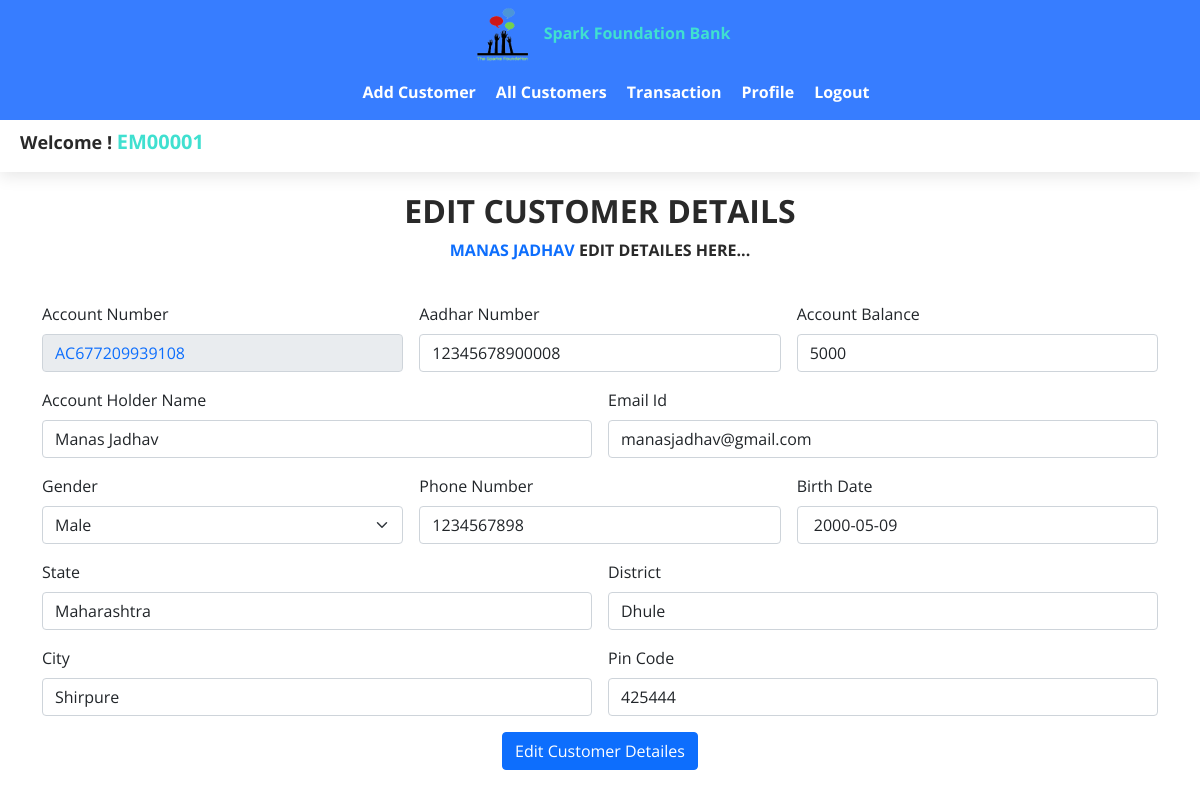
/pages/New__Customer.php?type=n&id=AC677209939108&option=edit (signed in), run on the app's committed database.
### tables this page shows
CREATE TABLE `customer` (
  `id` int(11) NOT NULL,
  `name` varchar(255) NOT NULL,
  `gender` varchar(255) NOT NULL,
  `birthday` varchar(255) NOT NULL,
  `email` varchar(255) NOT NULL,
  `phone_no` varchar(15) NOT NULL,
  `state` varchar(255) NOT NULL,
  `district` varchar(255) NOT NULL,
  `city` varchar(255) NOT NULL,
  `pin_code` varchar(15) NOT NULL,
  `account_no` varchar(50) NOT NULL,
  `aadhar_number` varchar(50) NOT NULL,
  `acount_balance` int(50) NOT NULL,
  `created_date` timestamp NOT NULL DEFAULT current_timestamp() ON UPDATE current_timestamp()
);

### pages/New__Customer.php (the view, shortened to what this page needs)
<?php
    include '../components/Navigation__Bar.php';
        $name = "";
        $gender = "";
        $birthday = "";
        $email = "";
        $phone_no = "";
        $state = "";
        $district = "";
        $city = "";
        $pin_code = "";
        $acount_balance = 200;
        $aadhar_number = "";
        $ac_number = "";
        $id = "";
        $option = "";
        $disabled = "";
        if(isset($_GET['id']) && $_GET['id'] != "" && isset($_GET['option']) && $_GET['option']!=""){
            $id = mysqli_escape_string($con,$_GET['id']);
            $option = mysqli_escape_string($con,$_GET['option']);
        }
            if($option == 'view'){
                $disabled = "disabled";
            }else{
                $disabled = "";
            }
            if($option == 'view' || $option == 'edit'){
                $res = mysqli_fetch_assoc(mysqli_query($con,"SELECT * FROM customer WHERE account_no = '$id'"));
                $name = $res["name"];
                $gender = $res["gender"];
                $birthday = $res["birthday"];
                $email = $res["email"];
                $phone_no = $res["phone_no"];
                $state =  $res["state"];
                $district = $res["district"];
                $city = $res["city"];
                $pin_code = $res["pin_code"];
                $ac_number = $res["account_no"];
                $acount_balance = $res["acount_balance"];
                $aadhar_number = $res["aadhar_number"];
            }
?>
        <?php include '../components/User_Name.php' ?>
        <div class="container" id="add_page">
            <div class="row text-center">
                <?php
                    if($option == 'view'){
                        echo "
                            <h2>View Customer Detailes</h2>
                            <p><span class='text-primary'>$name</span> Detailes Here...</p>
                        ";
                    }else if ($option == 'edit'){
                        echo "
                            <h2>Edit Customer Details</h2>
                            <p><span class='text-primary'>$name</span> Edit Detailes Here...</p>
                        ";
                    }else{
                        echo "
                            <h2>Add Customer</h2>
                            <p>Add Customer Details Here</p>
                        ";
                    }
                ?>
            </div>
            <form method="post" action="" class="row g-3 mt-2 mb-2">
                <div class="col-xl-4">
                    <label for="inputAddress" class="form-label">Account Number</label>
                    <input type="text" disabled value="<?php echo  $ac_number; ?>" class="form-control text-primary" id="inputAddress" name="employe_id" required>
                </div>
                <div class="col-md-4">
                    <label for="inputAddress" class="form-label">Aadhar Number</label>
                    <input <?php echo $disabled; ?> type="text" class="form-control" value="<?php echo $aadhar_number ?>" id="inputAddress" name="aadhar_number" required>
                </div>
                <div class="col-md-4">
                    <label for="inputAddress" class="form-label">Account Balance</label>
                    <input <?php echo $disabled; ?> type="text" value="<?php echo $acount_balance ?>" class="form-control" id="inputAddress" name="account_balance" required>
                </div>
                <div class="col-md-6">
                    <label for="inputEmail4" class="form-label">Account Holder Name</label>
                    <input <?php echo $disabled; ?> type="text" value="<?php echo $name ?>" name="name" class="form-control" id="inputEmail4" required>
                </div>
                <div class="col-md-6">
                    <label for="inputPassword4" class="form-label">Email Id</label>
                    <input <?php echo $disabled; ?> type="email" value="<?php echo $email ?>" class="form-control" name="email" id="inputPassword4" required>
                </div>
                <div class="col-md-4">
                    <label for="inputEmail4" class="form-label">Gender</label>
                    <select <?php echo $disabled; ?> name="gender" id="inputState" class="form-select" required>
                            <?php
                                if($option == 'view'){
                                    echo "<option value= '$gender' selected>$gender</option>";
                                }else if($option == 'edit'){
                                    echo "
                                    <option value= '$gender' selected>$gender</option>
                                    <option value='Male'>Male</option>
                                    <option value='Female'>Femail</option>";
                                }else{
                                    echo "
                                        <option value= '' selected>Select Gender</option>
                                        <option value='Male'>Male</option>
                                        <option value='Female'>Femail</option>
                                    ";
                                }
                            ?>
                    </select>
                </div>
                <div class="col-md-4">
                    <label for="inputEmail4" class="form-label">Phone Number</label>
                    <input <?php echo $disabled; ?> type="text" value="<?php echo $phone_no ?>" class="form-control" name="phone_no" id="inputPassword4" required>
                </div>
                <div class="col-md-4">
                    <label for="inputEmail4" class="form-label">Birth Date</label>
                    <input <?php echo $disabled; ?>
                        <?php if($option == 'view' || $option == 'edit'){
                                echo 'type=text';
                            }else{
                                echo 'type=date';
                            }
                        ?> value="<?php echo $birthday ?>"  class="form-control" name="birthday" id="inputPassword4" required>
                </div>
                <div class="col-md-6">
                    <label for="inputEmail4" class="form-label">State</label>
                    <input <?php echo $disabled; ?> type="text" value="<?php echo $state ?>" class="form-control" name="state" id="inputPassword4" required>
                </div>
                <div class="col-md-6">
                    <label for="inputPassword4" class="form-label">District</label>
                    <input <?php echo $disabled; ?> type="text" value="<?php echo $district ?>" class="form-control" name="district" id="inputPassword4" required>
                </div>
                <div class="col-md-6">
                    <label for="inputAddress" class="form-label">City</label>
                    <input <?php echo $disabled; ?> type="text" value="<?php echo $city ?>" class="form-control" id="inputAddress" name="city" required>
                </div>
                <div class="col-md-6">
                    <label for="inputAddress" class="form-label">Pin Code</label>
                    <input <?php echo $disabled; ?> type="text" value="<?php echo $pin_code ?>" class="form-control" id="inputAddress" name="pin_code" required>
                </div>
                <?php if($option == 'view'){ ?>
                <?php }else{ ?>
                    <div class="col-12 text-center">
                        <button type="submit" name="add_customer" class="btn btn-primary">
                            <?php
                                if($option == 'edit'){
                                    echo 'Edit Customer Detailes';
                                }else{
                                    echo 'Add Customer';
                                }
                            ?>
                        </button>
                    </div>
                <?php } ?>
            </form>
        </div>
<?php
    include '../components/Footer.php';
?>

### style/style.css (style rules this page uses)
* { padding: 0; margin: 0; box-sizing: border-box; }
body { font-family: 'Open Sans', sans-serif; background-color: #FFFFFF; }
:root { --heading__color:#292929; --subheading__color:#007bff; --tab__bg:#377dff; --log__color:#40E0D0; --tab_nav_color:#fff; --box__shadow: 0 4px 16px rgb(0 0 0 / 10%); }
#add_page { margin-top:20px; }
#add_page h2, #add_page p { color:var(--heading__color); font-weight:bold; text-transform:uppercase; }

### data on the page
customer: name "MANAS JADHAV", employe_id "AC677209939108", aadhar_number "12345678900008", account_balance "5000", name "Manas Jadhav", email "manasjadhav@gmail.com", gender "Male", phone_no "1234567898", birthday "2000-05-09", state "Maharashtra", district "Dhule", city "Shirpure", pin_code "425444"

### other printed values
$_SESSION['USER_NAME'] "EM00001"
